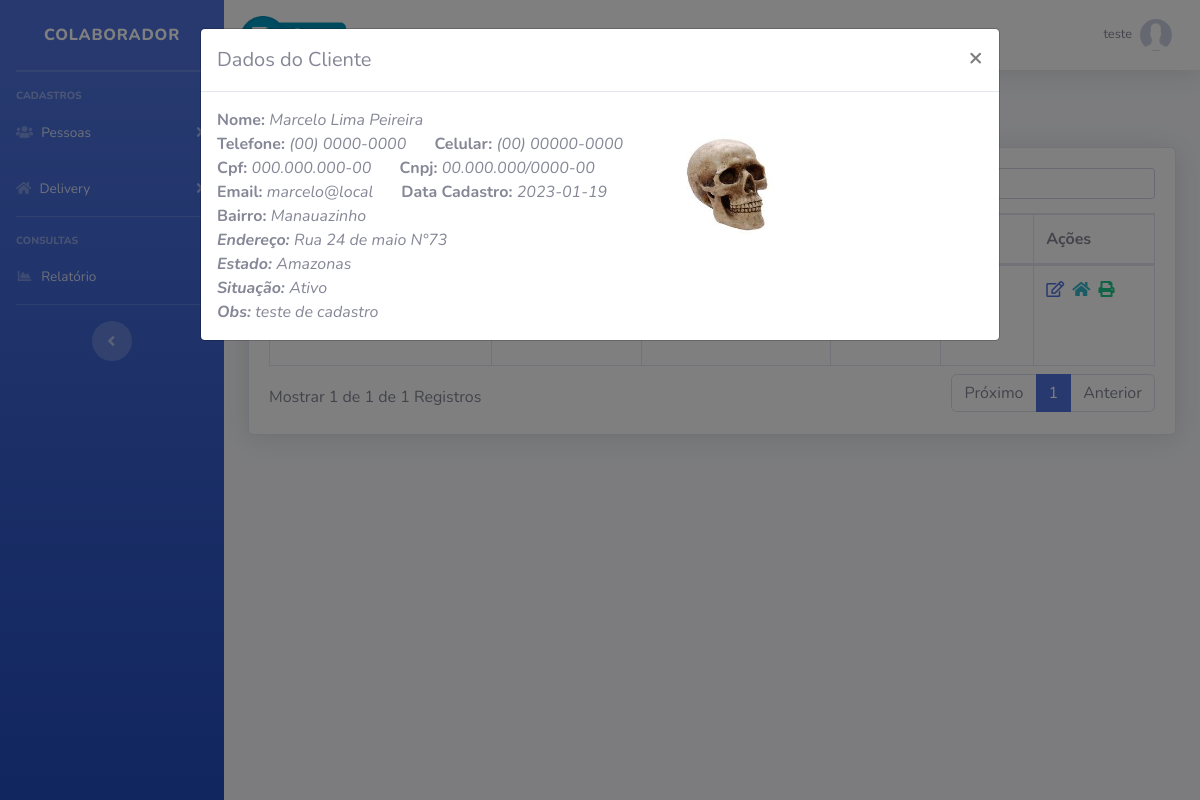
Page /painel-usuario/index.php?pag=clientes&funcao=endereco&id=1 (signed in) on the committed database.
### tables this page shows
CREATE TABLE `usuarios` (
  `id` int(11) NOT NULL,
  `nome` varchar(100) NOT NULL,
  `cpf` varchar(20) DEFAULT NULL,
  `email` varchar(50) DEFAULT NULL,
  `senha` varchar(100) DEFAULT NULL,
  `nivel` varchar(50) DEFAULT NULL
);

CREATE TABLE `clientes` (
  `id` int(11) NOT NULL,
  `nome` varchar(100) NOT NULL,
  `endereco` varchar(200) DEFAULT NULL,
  `bairro` varchar(200) DEFAULT NULL,
  `cep` varchar(20) DEFAULT NULL,
  `ufc` varchar(20) DEFAULT NULL,
  `fone` varchar(20) DEFAULT NULL,
  `celular` varchar(20) DEFAULT NULL,
  `rg` varchar(10) DEFAULT NULL,
  `cpf` varchar(20) DEFAULT NULL,
  `cnpj` varchar(20) DEFAULT NULL,
  `email` varchar(50) DEFAULT NULL,
  `data` date NOT NULL,
  `obs` varchar(1000) DEFAULT NULL,
  `ativo` varchar(10) DEFAULT NULL,
  `foto` varchar(300) DEFAULT NULL
);

### painel-usuario/clientes.php (the view, shortened to what this page needs)
<?php
$pag = "clientes";
require_once("../conexao.php");
?>
<div class="row mt-4 mb-4">
    <a type="button" class="btn-primary btn-sm ml-3 d-none d-md-block" href="index.php?pag=<?php echo $pag ?>&funcao=novo">Novo Cliente</a>
</div>
<div class="card shadow mb-4">
    <div class="card-body">
        <div class="table-responsive">
            <table class="table table-bordered" id="dataTable" width="100%" cellspacing="0">
                <thead>
                    <tr>
                        <th>Nome</th>
                        <th>Bairro</th>
                        <th>Celular</th>
                        <th>Situação</th>
                        <th>Foto</th>
                        <th>Ações</th>
                    </tr>
                </thead>
                <tbody>
                   <?php
                   $query = $pdo->query("SELECT * FROM clientes order by id desc ");
                   $res = $query->fetchAll(PDO::FETCH_ASSOC);
                   for ($i=0; $i < count($res); $i++) {
                      $nome = $res[$i]['nome'];
                      $bairro = $res[$i]['bairro'];
                      $celular = $res[$i]['celular'];
                      $ativo = $res[$i]['ativo'];
                      $foto = $res[$i]['foto'];
                      $id = $res[$i]['id'];
                      ?>
                      <tr>
                        <td><?php echo $nome ?></td>
                        <td><?php echo $bairro ?></td>
                        <td><?php echo $celular ?></td>
                        <td><?php echo $ativo ?></td>
                        <td><img src="../img/clientes/<?php echo $foto ?>" width="50"></td>
                        <td>
                         <a href="index.php?pag=<?php echo $pag ?>&funcao=editar&id=<?php echo $id ?>" class='text-primary mr-1' title='Editar Dados'><i class='far fa-edit'></i></a>
                         <a href="index.php?pag=<?php echo $pag ?>&funcao=endereco&id=<?php echo $id ?>" class='text-info mr-1' title='Ver Endereço'><i class='fas fa-home'></i></a>
                         <a target="_blank" title="Gerar Clientes" href="../rel/clientes2.php?id=<?php echo $id ?>" class="text-success mr-1"><i class='fas fa-print'></i></a>
                     </td>
                 </tr>
             <?php }?>
         </tbody>
     </table>
 </div>
</div>
</div>
<div class="modal" id="modal-endereco" tabindex="-1" role="dialog">
    <div class="modal-dialog modal-lg" role="document">
        <div class="modal-content">
            <div class="modal-header">
                <h5 class="modal-title">Dados do Cliente</h5>
                <button type="button" class="close" data-dismiss="modal" aria-label="Close">
                    <span aria-hidden="true">&times;</span>
                </button>
            </div>
            <div class="modal-body">
                <?php
                if (@$_GET['funcao'] == 'endereco') {
                    $id2 = $_GET['id'];
                    $query = $pdo->query("SELECT * FROM clientes where id = '$id2' ");
                    $res = $query->fetchAll(PDO::FETCH_ASSOC);
                    $nome3 = $res[0]['nome'];
                    $endereco3 = $res[0]['endereco'];
                    $bairro3 = $res[0]['bairro'];
                    $ufc3 = $res[0]['ufc'];
                    $fone3 = $res[0]['fone'];
                    $celular3 = $res[0]['celular'];
                    $cpf3 = $res[0]['cpf'];
                    $cnpj3 = $res[0]['cnpj'];
                    $email3 = $res[0]['email'];
                    $data3 = $res[0]['data'];
                    $obs3 = $res[0]['obs'];
                    $ativo3 = $res[0]['ativo'];
                    $obs3 = $res[0]['obs'];
                    $foto3 = $res[0]['foto'];
                }
                ?>
                <div class="row">
                    <div class="col-md-7">
                      <span><b>Nome: </b> <i><?php echo $nome3 ?></i><br>
                            <span><b>Telefone: </b> <i><?php echo $fone3 ?></i> <span class="ml-4"><b>Celular: </b> <i><?php echo $celular3 ?></i><br>
                                <span><b>Cpf: </b> <i><?php echo $cpf3 ?></i> <span class="ml-4"><b>Cnpj: </b> <i><?php echo $cnpj3 ?></i><br>
                                    <span><b>Email: </b> <i><?php echo $email3 ?></i> <span class="ml-4"><b>Data Cadastro: </b> <i><?php echo $data3 ?></i><br>
                                     <span><b>Bairro: </b> <i><?php echo $bairro3 ?><br>
                                        <span><b>Endereço: </b> <i><?php echo $endereco3 ?><br>
                                             <span><b>Estado: </b> <i><?php echo $ufc3 ?><br>
                                                <span><b>Situação: </b> <i><?php echo $ativo3 ?></i><br>
                                            <span><b>Obs: </b> <i><?php echo $obs3 ?><br>
                                            </div>
                                            <div class="col-md-8">
                                                <img src="../img/clientes/<?php echo $foto3 ?>" width="100px">
                                            </div>
                                        </div>
                                    </div>
                                </div>
                            </div>
                        </div>

### painel-usuario/index.php (shortened to what this page needs)
<?php
     require_once("../conexao.php");
    $pag = @$_GET["pag"];
    $menu1 = "usuarios";
    $menu2 = "administrador";
    $menu3 = "clientes";
    $menu4 = "menu4";
    $menu5 = "menu5";
    $menu6 = "menu6";
$query = $pdo->query("SELECT * FROM usuarios where id = '$_SESSION[id_usuario]'");
$res = $query->fetchAll(PDO::FETCH_ASSOC);
$nome_usu = @$res[0]['nome'];
 ?>
<!DOCTYPE html>
<html lang="pt-br">
    <head>
        <link href="../vendor/fontawesome-free/css/all.min.css" rel="stylesheet" type="text/css">
        <link href="../css/sb-admin-2.min.css" rel="stylesheet">
        <link href="../css/style.css" rel="stylesheet">
        <link href="../vendor/datatables/dataTables.bootstrap4.min.css" rel="stylesheet">
    </head>
    <body id="page-top">
        <div id="wrapper">
            <ul class="navbar-nav bg-gradient-primary sidebar sidebar-dark accordion" id="accordionSidebar">
                <a class="sidebar-brand d-flex align-items-center justify-content-center" href="index.php">
                    <div class="sidebar-brand-text mx-3">Colaborador</div>
                </a>
                <hr class="sidebar-divider my-0">
                <hr class="sidebar-divider">
                <div class="sidebar-heading">
                    Cadastros
                </div>
                <li class="nav-item">
                    <a class="nav-link collapsed" href="#" data-toggle="collapse" data-target="#collapseTwo" aria-expanded="true" aria-controls="collapseTwo">
                        <i class="fas fa-users"></i>
                        <span>Pessoas</span>
                    </a>
                </li>
                <li class="nav-item">
                    <a class="nav-link collapsed" href="#" data-toggle="collapse" data-target="#collapseUtilities" aria-expanded="true" aria-controls="collapseUtilities">
                        <i class="fas fa-home"></i>
                        <span>Delivery</span>
                    </a>
                </li>
                <hr class="sidebar-divider">
                <div class="sidebar-heading">
                    Consultas
                </div>
                <li class="nav-item">
                    <a class="nav-link" href="index.php?pag=<?php echo $menu6 ?>">
                        <i class="fas fa-fw fa-chart-area"></i>
                        <span>Relatório</span></a>
                </li>
                <hr class="sidebar-divider d-none d-md-block">
                <div class="text-center d-none d-md-inline">
                    <button class="rounded-circle border-0" id="sidebarToggle"></button>
                </div>
            </ul>
            <div id="content-wrapper" class="d-flex flex-column">
                <div id="content">
                    <nav class="navbar navbar-expand navbar-light bg-white topbar mb-4 static-top shadow">
                        <ul class="navbar-nav ml-auto">
                            <li class="nav-item dropdown no-arrow">
                                <a class="nav-link dropdown-toggle" href="#" id="userDropdown" role="button" data-toggle="dropdown" aria-haspopup="true" aria-expanded="false">
                                    <span class="mr-2 d-none d-lg-inline text-gray-600 small"><?php echo $nome_usu ?></span>
                                    <img class="img-profile rounded-circle" src="../img/sem-foto.jpg">
                                </a>
                            </li>
                        </ul>
                    </nav>
                    <div class="container-fluid">
                        <?php if (@$pag == null) {
                        @include_once("home.php");
                        } else if (@$pag==$menu1) {
                        @include_once(@$menu1.".php");
                        } else if (@$pag==$menu2) {
                        @include_once(@$menu2.".php");
                         } else if (@$pag==$menu3) {
                        include_once(@$menu3.".php");
                        } else if (@$pag==$menu4) {
                        @include_once(@$menu4.".php");
                        } else if (@$pag==$menu5) {
                        @include_once(@$menu5.".php");
                        } else if (@$pag==$menu6) {
                        @include_once(@$menu6.".php");
                        } else {
                        @include_once("home.php");
                        }
                        ?>
                    </div>
                </div>
            </div>
        </div>
    </body>
</html>

### rows in the picture
usuarios: nome "teste"
clientes: nome "Marcelo Lima Peireira", fone "(00) 0000-0000", celular "(00) 00000-0000", cpf "000.000.000-00", cnpj "00.000.000/0000-00", email "marcelo@local", data "2023-01-19", bairro "Manauazinho", endereco "Rua 24 de maio N°73", ufc "Amazonas", ativo "Ativo", obs "teste de cadastro", foto (picture)
